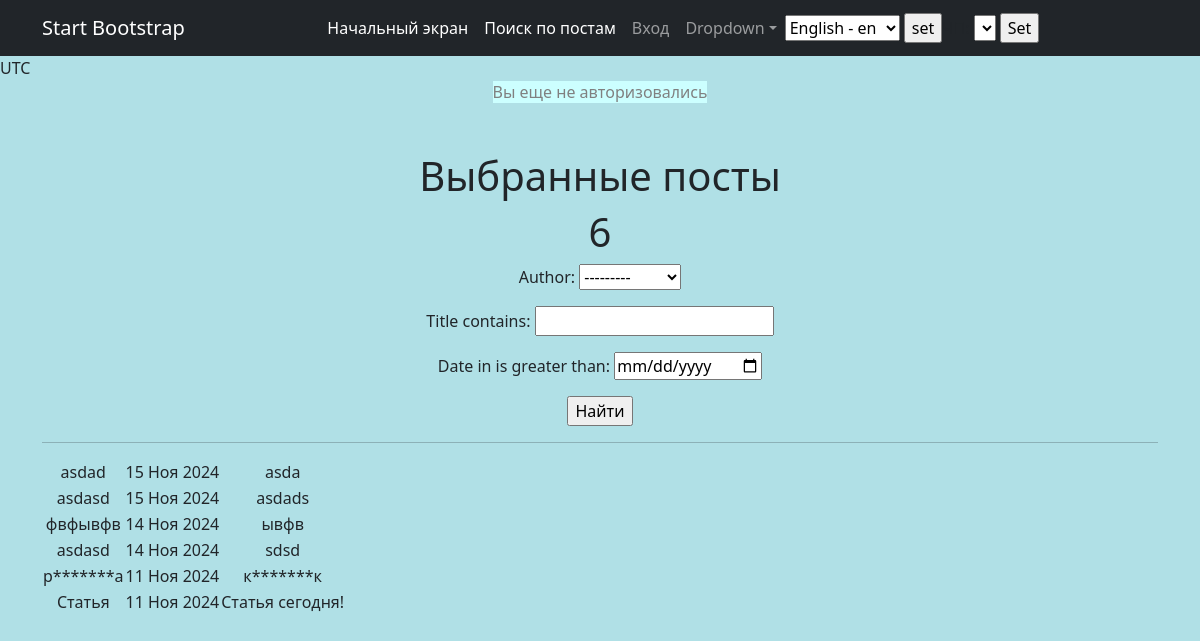
/posts/search/, run on the app's committed database.
### News/models.py (models this page shows, shortened)
class Post(models.Model):
    news = "N"
    article = "A"
    POST_TYPES = [(news, "Новость"), (article, "Статья")]
    author = models.ForeignKey(Author, on_delete=models.CASCADE)
    post_type = models.CharField(max_length=1, choices=POST_TYPES, default=article)
    date_in = models.DateTimeField(auto_now_add=True)
    category = models.ManyToManyField(Category, through="PostCategory")
    title = models.CharField(max_length=255)
    text = models.CharField(max_length=3000)
    rating = models.IntegerField(default=0)

### News/views.py (the view)
# urls.py: path('search/', PostsSearch.as_view(), name= 'Posts_search'),
class PostsSearch(ListView):
    model = Post
    ordering = '-date_in'
    template_name = 'posts_search.html'
    context_object_name = 'posts'
    def get_queryset(self):
        queryset = super().get_queryset()
        self.filterset = PostFilter(self.request.GET, queryset)
        return self.filterset.qs
    def get_context_data(self, **kwargs):
        context = super().get_context_data(**kwargs)
        context['filterset'] = self.filterset
        return context

### News/models.py (called while the page is built)
    def __str__(self):
        return self.user.username

### News/templatetags/custom_filters.py (called while the page is built)
@register.filter(name='censor')
def censor(value):
    for word in BAN_WORDS:
        check = (value.lower()).find(word)
        while check != -1:
            len_ = len(word)
            value = value[:check]+word[0]+'*'*len_ + value[check+len_:]+word[-1]
            check = (value.lower()).find(word)
    return value

### templates/posts_search.html (shortened to what this page needs)
{% extends 'flatpages/default.html' %}
{% load custom_filters %}
{% load custom_tags %}
{% block content %}
    <h1>Выбранные посты</h1>
    <h1>{{ posts|length }}</h1>
    <form action="" method="get">
        {{ filterset.form.as_p }}
        <input type="submit" value="Найти" />
    </form>
    <hr>
    {% if posts %}
        <table>
            {% for post in posts %}
            <tr>
                <td>{{ post.title|censor }}</td>
                <td>{{ post.date_in|date:'d M Y' }}</td>
                <td>{{ post.text|truncatewords:20|censor}}</td>
            </tr>
            {% endfor %}
        </table>
    {% else %}
        <h2>Постов и новостей нет!</h2>
    {% endif %}
{% endblock content %}

### data on the page
Post: title|censor "asdad", date_in "15 Ноя 2024", text|censor "asda"
Post: title|censor "asdasd", date_in "15 Ноя 2024", text|censor "asdads"
Post: title|censor "фвфывфв", date_in "14 Ноя 2024", text|censor "ывфв"
Post: title|censor "asdasd", date_in "14 Ноя 2024", text|censor "sdsd"
Post: title|censor "р*******а", date_in "11 Ноя 2024", text|censor "к*******к"
Post: title|censor "Статья", date_in "11 Ноя 2024", text|censor "Статья сегодня!"

### other printed values
{{ TIME_ZONE }} "UTC"
{{ posts|length }} "6"
form field language "English - en"
